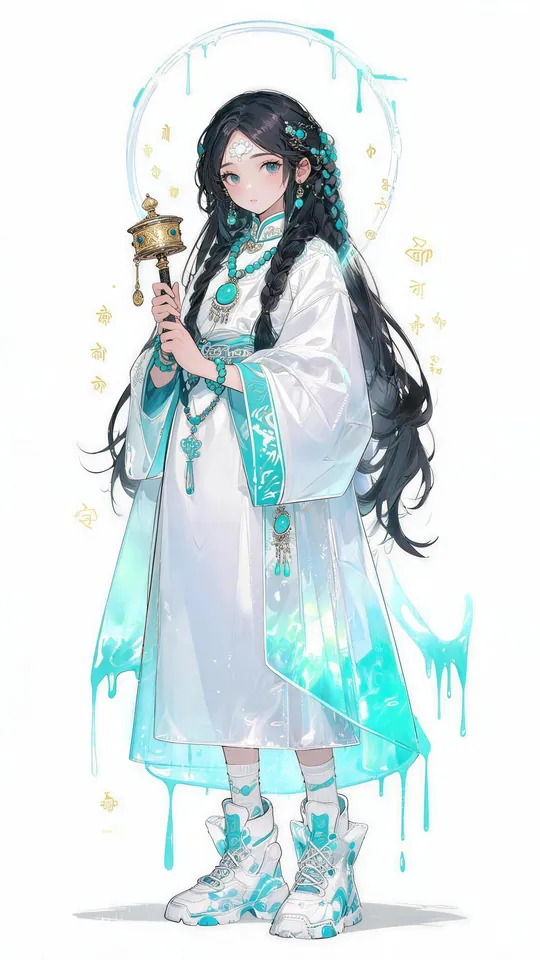
#> input picture assets/chara/000.webp, 540 x 960 px
$ python -i build_assets.py   (imports and definitions only)
#> lines starting #> are read from the running program, lines starting #| are printed output that depends on the picture
# -*- coding: utf-8 -*-
"""
《摄伏》资源管线
--------------------------------------------------
把 1.3GB 的原始 PNG 立绘批量压缩为游戏用卡面（WebP），
并按【天/地/人/道具/角色】归档，同时产出 asset_manifest.json。

用法：
    python build_assets.py
"""
import os
import json
import hashlib
from PIL import Image

Image.MAX_IMAGE_PIXELS = None

SRC = r"D:/mycp/Edgedownload/shefu"
PROJ = r"D:/mycp/Edgedownload/shefu/SheFu"

# 卡面尺寸（9:16 竖版，与原图一致）
CARD_W, CARD_H = 540, 960
THUMB_W, THUMB_H = 180, 320
QUALITY = 80

# 顶层目录 -> 资源大类 key
TOP = {
    "天": "tian",
    "地": "di",
    "人": "ren",
    "道具": "item",
    "角色": "chara",
}


def slug_index():
    """全局递增序号，保证 ASCII 文件名稳定。"""
    return {}


# [12 lines left out: function walk_group, not called in this run]


def convert(src, dst_webp, dst_thumb):
#> called with src = '../assets/chara/000.webp', dst_webp = 'out.png', dst_thumb = 'out1.png'
    im = Image.open(src)
#> im is the input picture: PIL image 540x960 RGB; mean R, G, B 217.3, 229.3, 230.7
    if im.mode in ("RGBA", "LA", "P"):
        im = im.convert("RGBA")
        bg = Image.new("RGB", im.size, (14, 12, 20))
        bg.paste(im, mask=im.split()[-1])
        im = bg
    else:
        im = im.convert("RGB")

    # 按短边裁剪到 9:16 再缩放，避免拉伸变形
    w, h = im.size
#> w = 540; h = 960
    target_ratio = CARD_W / CARD_H
    ratio = w / h
#> ratio = 0.562
    if ratio > target_ratio:      # 太宽 -> 裁左右
        nw = int(h * target_ratio)
        left = (w - nw) // 2
        im = im.crop((left, 0, left + nw, h))
    elif ratio < target_ratio:    # 太高 -> 裁上下（保头留上 1/3）
        nh = int(w / target_ratio)
        top = int((h - nh) * 0.15)
        im = im.crop((0, top, w, top + nh))

    card = im.resize((CARD_W, CARD_H), Image.LANCZOS)
    card.save(dst_webp, "WEBP", quality=QUALITY, method=5)

    thumb = im.resize((THUMB_W, THUMB_H), Image.LANCZOS)
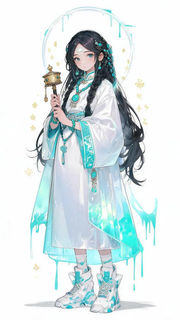
#> thumb: PIL image 180x320 RGB; mean R, G, B 217.2, 229.2, 230.6
    thumb.save(dst_thumb, "WEBP", quality=72, method=5)


# [82 lines left out: function main, not called in this run]


# [2 lines not run here, left out]

>>> result = convert('../assets/chara/000.webp', 'out.png', 'out1.png')

$ run again, on assets/chara_face/000.webp
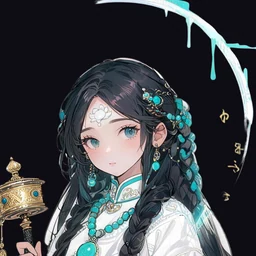
#> input picture assets/chara_face/000.webp, 256 x 256 px
#> in convert, im is the input picture: PIL image 256x256 RGB; mean R, G, B 66.8, 70.4, 74.4
#> in convert, `im = im.crop((left, 0, left + nw, h))`:
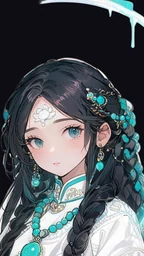
#> im: PIL image 144x256 RGB; mean R, G, B 84.6, 91.4, 95.9
#> in convert, `thumb = im.resize((THUMB_W, THUMB_H), Image.LANCZOS)`:
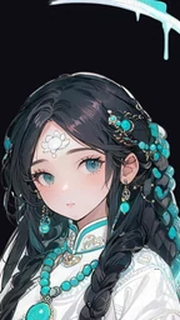
#> thumb: PIL image 180x320 RGB; mean R, G, B 84.6, 91.3, 95.8
